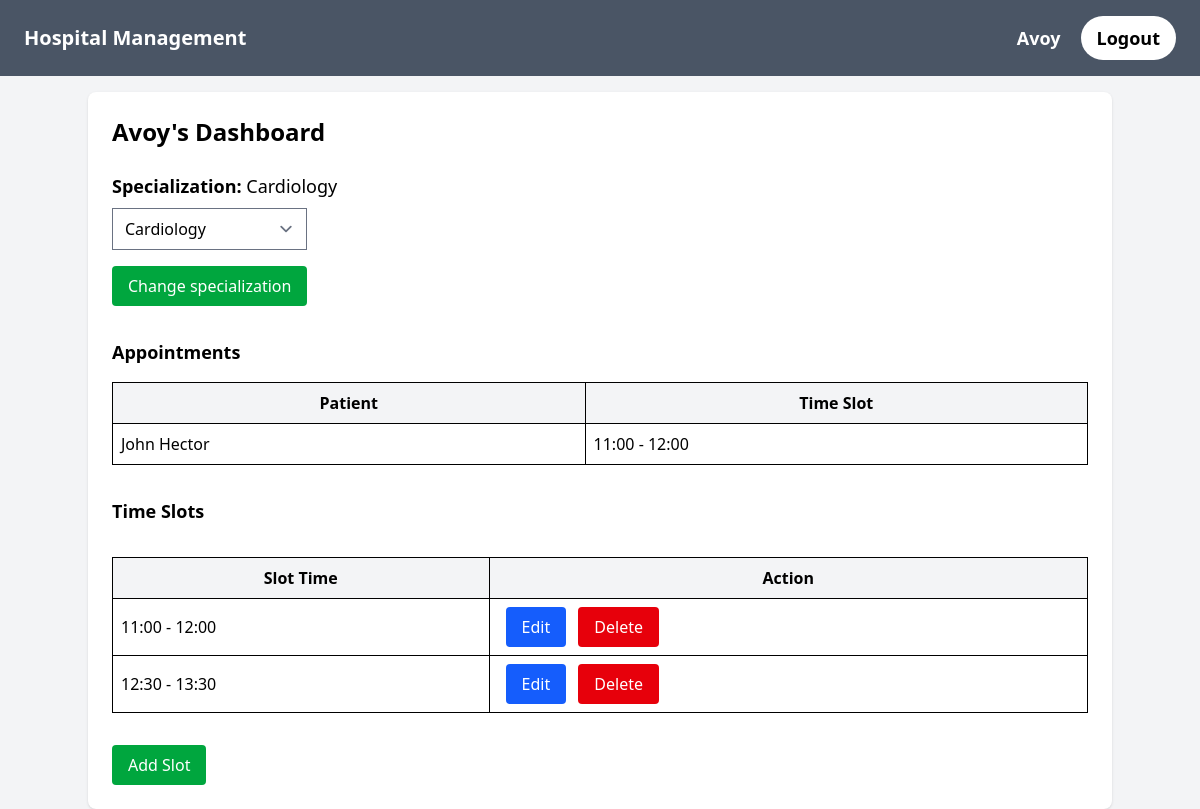
The app's page / (signed in) with its own data.
### accounts/models.py (models this page shows, shortened)
class CustomUser(AbstractUser):
    role_choices = [
        ('doctor', 'Doctor'),
        ('patient', 'Patient')
    ]
    username = None     # By passing username
    phone = models.CharField(max_length=10, unique=True)
    role = models.CharField(choices=role_choices, default='patient', max_length=7)
    USERNAME_FIELD = 'phone'
    REQUIRED_FIELDS = ['email', 'role']
    objects = UserManager()

### core/models.py (models this page shows, shortened)
class BaseModel(models.Model):
    id = models.UUIDField(default=uuid.uuid4, primary_key=True, editable=False)
    created_at = models.DateTimeField(auto_now_add=True)
    modified_at = models.DateTimeField(auto_now=True)
    class Meta:
        abstract = True

class Doctor(BaseModel):
    user = models.OneToOneField(to=User, on_delete=models.CASCADE, related_name='user_to_doctor')
    specialization = models.ForeignKey(to=Specialization, on_delete=models.CASCADE, default='', blank=True, null=True)

class Specialization(BaseModel):
    name = models.CharField(max_length=50, unique=False)

class Appointment(BaseModel):
    patient = models.ForeignKey(to=Patient, on_delete=models.CASCADE, related_name='patient_to_appointment')
    appointment_slot = models.OneToOneField(to=TimeSlot, on_delete=models.CASCADE, related_name='timeslot_to_appointment')

class Patient(BaseModel):
    user = models.OneToOneField(to=User, on_delete=models.CASCADE, related_name='user_to_patient')

class TimeSlot(BaseModel):
    doctor = models.ForeignKey(to=Doctor, on_delete=models.CASCADE, related_name='doctor_to_timeslot')
    time_start = models.TimeField()
    time_end = models.TimeField()

### core/views.py (the view)
# urls.py: path('', views.home, name="homepage"),
@login_required
def home(request):
    doctors = Doctor.objects.all()
    specializations = Specialization.objects.all()
    time_slots = None
    appointments = None
    if request.user.role == "doctor":    # If doctor only then search
        doctor_lookup = get_object_or_404(Doctor, user=request.user)
        time_slots = TimeSlot.objects.filter(doctor=doctor_lookup)
        appointments = Appointment.objects.filter(appointment_slot__doctor = doctor_lookup)     # For doctors
    else:
        patient_lookup = get_object_or_404(Patient, user=request.user)
        appointments = Appointment.objects.filter(patient=patient_lookup)       # For patients
    data = {
        "doctors":doctors,
        "specializations":specializations,
        "timings":time_slots,
        "appointments":appointments,
    }
    return render(request, "home.html", data)

### core/templates/home.html (shortened to what this page needs)
{% extends 'base.html' %}
{% block body %}
{% if user.role == "patient" %}
    <div class="max-w-6xl mx-auto mt-10 bg-white shadow-md rounded-lg p-6">
        <h2 class="text-2xl font-semibold mb-4 text-gray-700">My Appointments</h2>
        <div class="overflow-x-auto mb-10">
            <table class="w-full border border-gray-200">
                <thead class="bg-gray-100 text-left text-gray-700">
                    <tr>
                        <th class="p-3 border">Doctor</th>
                        <th class="p-3 border">Specialization</th>
                        <th class="p-3 border">Time Slot</th>
                        <th class="p-3 border">Actions</th>
                    </tr>
                </thead>
                <tbody class="text-gray-600">
                {% for appointment in appointments %}
                    <tr class="hover:bg-gray-50">
                        <td class="p-3 border">
                            {{ appointment.appointment_slot.doctor.user.first_name }}
                            {{ appointment.appointment_slot.doctor.user.last_name }}
                        </td>
                        <td class="p-3 border">
                            {{ appointment.appointment_slot.doctor.specialization.name }}
                        </td>
                        <td class="p-3 border">
                            {{ appointment.appointment_slot.time_start|time:'H:i' }} - {{ appointment.appointment_slot.time_end|time:'H:i' }}
                        </td>
                        <td class="p-3 border">
                            <form action="{% url 'core:del_appointment' %}" method="post">
                                {% csrf_token %}
                                <input type="hidden" name="appointment_id" value="{{ appointment.pk }}">
                                <button type="submit" class="bg-red-600 text-white px-3 py-1 rounded hover:bg-red-700 cursor-pointer">
                                    Cancel
                                </button>
                            </form>
                        </td>
                    </tr>
                {% empty %}
                    <tr>
                        <td colspan="4" class="text-center p-4 text-gray-500">No appointments booked</td>
                    </tr>
                {% endfor %}
                </tbody>
            </table>
        </div>
        <h2 class="text-2xl font-semibold mb-6 text-gray-700">Doctors List</h2>
        <div class="overflow-x-auto">
            <table class="w-full border border-gray-200">
                <thead class="bg-gray-100 text-left text-gray-700">
                    <tr>
                        <th class="p-3 border">Name</th>
                        <th class="p-3 border">Specialization</th>
                        <th class="p-3 border">Availability</th>
                    </tr>
                </thead>
                <tbody class="text-gray-600">
                {% for doctor in doctors %}
                    <tr class="hover:bg-gray-50">
                        <td class="p-3 border">
                            {{ doctor.user.first_name }} {{ doctor.user.last_name }}
                        </td>
                        <td class="p-3 border">
                            {{ doctor.specialization.name }}
                        </td>
                        <td class="p-3 border">
                            {% for slot in doctor.available_slots %}
                                <div class="flex items-center gap-3 mb-1">
                                    <span>{{ slot.time_start|time:'H:i' }} - {{ slot.time_end|time:'H:i' }}</span>
                                    <form action="{% url 'core:create_appointment' %}" method="post">
                                        {% csrf_token %}
                                        <input type="hidden" name="doctor_id" value="{{ doctor.pk }}">
                                        <input type="hidden" name="slot_id" value="{{ slot.pk }}">
                                        <button type="submit"
                                            class="bg-blue-600 text-white text-sm px-3 py-1 rounded hover:bg-blue-700 cursor-pointer">
                                            Book
                                        </button>
                                    </form>
                                </div>
                            {% empty %}
                                <span class="text-gray-400">No slots available</span>
                            {% endfor %}
                        </td>
                    </tr>
                {% empty %}
                    <tr>
                        <td colspan="3" class="text-center p-4 text-gray-500">No doctors available</td>
                    </tr>
                {% endfor %}
                </tbody>
            </table>
        </div>
    </div>
{% else %}
    <div class="max-w-5xl mx-auto mt-4 bg-white p-6 rounded-lg shadow">
        <h2 class="text-2xl font-semibold mb-6">{{user.first_name}}'s Dashboard</h2>
        <div class="mb-8">
            <p class="text-lg mb-2"><strong>Specialization:</strong> {{ user.user_to_doctor.specialization.name }}</p>
            <form action="{% url 'core:update_specialization' %}" method="post" class="w-max flex flex-col gap-4">
                <select name="specialization">
                    {% for i in specializations %}
                        {% if user.user_to_doctor.specialization.name == i.name %}
                            <option value="{{i.name}}" selected>{{i.name}}</option>
                        {% else %}
                            <option value="{{i.name}}">{{i.name}}</option>
                        {% endif %}
                    {% endfor %}
                </select>
                <button class="w-max px-4 py-2 rounded bg-green-600 text-white cursor-pointer">Change specialization</button>
            </form>
        </div>
        <div class="mb-8">
            <h3 class="text-lg font-semibold mb-4">Appointments</h3>
            <table class="w-full border">
                <thead class="bg-gray-100">
                    <tr>
                        <th class="p-2 border">Patient</th>
                        <th class="p-2 border">Time Slot</th>
                    </tr>
                </thead>
                <tbody>
                {% for appointment in appointments %}
                    <tr class="hover:bg-gray-50">
                        <td class="p-2 border">
                            {{ appointment.patient.user.first_name }} {{ appointment.patient.user.last_name }}
                        </td>
                        <td class="p-2 border">
                            {{ appointment.appointment_slot.time_start|time:'H:i' }} - {{ appointment.appointment_slot.time_end|time:'H:i' }}
                        </td>
                    </tr>
                {% empty %}
                    <tr>
                        <td colspan="2" class="text-center p-4 text-gray-500">No appointments yet</td>
                    </tr>
                {% endfor %}
                </tbody>
            </table>
        </div>
        <div class="flex flex-col gap-4">
            <h3 class="text-lg font-semibold mb-4">Time Slots</h3>
            <table class="w-full border">
                <thead class="bg-gray-100">
                    <tr>
                        <th class="p-2 border">Slot Time</th>
                        <th class="p-2 border">Action</th>
                    </tr>
                </thead>
                <tbody>
                {% for slot in timings %}
                    <tr>
                        <td class="p-2 border">
                            <span class="slot-text">{{ slot.time_start|time:'H:i' }} - {{ slot.time_end|time:'H:i' }}</span>
                        </td>
                        <td class="p-2 border">
                            <button class="edit-slot w-max bg-blue-600 text-white px-4 py-2 mx-2 rounded cursor-pointer">Edit</button>
                            <form action="{% url 'core:delete_timeslot' %}" method="post" class="inline">
                                <button type="submit" class="delete-slot w-max bg-red-600 text-white px-4 py-2 rounded cursor-pointer">Delete</button>
                            </form>
                        </td>
                    </tr>
                {% empty %}
                    <tr>
                        <td colspan="2" class="text-center p-4 text-gray-500">No time slots added</td>
                    </tr>
                {% endfor %}
                </tbody>
            </table>
            <div class="w-max">
                <button id="startslotcreation" class="mt-4 bg-green-600 text-white px-4 py-2 rounded">Add Slot</button>
            </div>
        </div>
    </div>
{% endif %}
{% endblock %}

### core/templates/base.html (shortened to what this page needs)
{% load static %}
<!DOCTYPE html>
<html>
<head>
    {% load tailwind_tags %}
    {% tailwind_css %}
</head>
<body class="bg-gray-100 min-h-screen">
    <nav class="bg-gray-600 text-white px-6 py-4 flex justify-between items-center">
        <h1 class="text-xl w-max font-semibold">
            Hospital Management
        </h1>
        <div class="w-max text-lg font-semibold flex flex-row items-center gap-5">
            {% if request.user.is_authenticated %}
                {{ request.user.first_name }} {{ request.user.last_name }}
                <form action="{% url 'logout' %}" method="post">
                    <button type="submit" class="text-black bg-white w-max px-4 py-2 m-0 rounded-full font-semibold">Logout</button>
                </form>
            {% endif %}
        </div>
    </nav>
    {% block body %}
    {% endblock %}
    {% load static %}
</body>
</html>

### records on screen
CustomUser: user.first_name "Avoy", first_name "Avoy", user_to_doctor.specialization.name "Cardiology"
Appointment: patient.user.first_name "John", patient.user.last_name "Hector", appointment_slot.time_start "11:00", appointment_slot.time_end "12:00"
TimeSlot: time_start "11:00", time_end "12:00"
TimeSlot: time_start "12:30", time_end "13:30"

### other values on screen
form field specialization "Cardiology"
